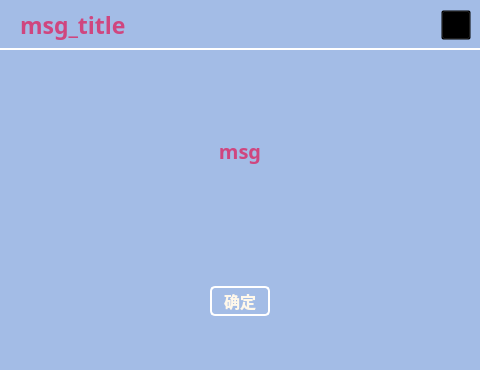
<?xml version="1.0" encoding="UTF-8"?>
<ui version="4.0">
 <class>msg</class>
 <widget class="QWidget" name="msg">
  <property name="geometry">
   <rect>
    <x>0</x>
    <y>0</y>
    <width>480</width>
    <height>370</height>
   </rect>
  </property>
  <property name="minimumSize">
   <size>
    <width>480</width>
    <height>370</height>
   </size>
  </property>
  <property name="maximumSize">
   <size>
    <width>480</width>
    <height>370</height>
   </size>
  </property>
  <property name="windowTitle">
   <string>Form</string>
  </property>
  <property name="styleSheet">
   <string notr="true">QWidget#msg{
	background: qlineargradient(x1: 0, y1: 0, x2: 1, y2: 1, stop: 0 #EEAECA, stop: 1 #94BBE9);
	background-color: #A3BCE6;
}
*{
	background-color: transparent;
	color: #fff8ea;
	/*border: 2px solid white;*/
	font-size: 16px;
	font-weight: 700;
	font-family: ZCOOL KuaiLe;
}
#move_widget{
	border-bottom: 2px solid white;
}
#title_lab{
	padding-left: 5px;
	font-size: 23px;
	color: #CF467F;
	border: none;
}
#msg_lab{
	font-size: 20px;
	color: #CF467F;
	border: none;
}

#close_btn:hover{
	color: white;
	margin: 2px;
}
#close_btn{
	border-image: url(:/title/tools/resource/bg/icon/title/clear.png);
}

#ok_btn{
	border: 2px solid white;
	border-radius: 5px;
}
#ok_btn:hover{
	color: #DE76A3;
	background-color: rgba(255, 255, 255, 0.3);
	margin: 2px;
}
#ok_btn:pressed{
	color: white;
}</string>
  </property>
  <layout class="QVBoxLayout" name="verticalLayout_2">
   <property name="leftMargin">
    <number>0</number>
   </property>
   <property name="topMargin">
    <number>0</number>
   </property>
   <property name="rightMargin">
    <number>0</number>
   </property>
   <property name="bottomMargin">
    <number>0</number>
   </property>
   <item>
    <widget class="MoveWidget" name="move_widget" native="true">
     <property name="minimumSize">
      <size>
       <width>0</width>
       <height>40</height>
      </size>
     </property>
     <layout class="QHBoxLayout" name="horizontalLayout">
      <item>
       <widget class="QLabel" name="title_lab">
        <property name="text">
         <string>msg_title</string>
        </property>
       </widget>
      </item>
      <item>
       <spacer name="horizontalSpacer">
        <property name="orientation">
         <enum>Qt::Orientation::Horizontal</enum>
        </property>
        <property name="sizeHint" stdset="0">
         <size>
          <width>288</width>
          <height>20</height>
         </size>
        </property>
       </spacer>
      </item>
      <item>
       <widget class="QPushButton" name="close_btn">
        <property name="minimumSize">
         <size>
          <width>30</width>
          <height>30</height>
         </size>
        </property>
        <property name="maximumSize">
         <size>
          <width>30</width>
          <height>30</height>
         </size>
        </property>
        <property name="text">
         <string/>
        </property>
       </widget>
      </item>
     </layout>
    </widget>
   </item>
   <item>
    <layout class="QVBoxLayout" name="verticalLayout">
     <property name="leftMargin">
      <number>20</number>
     </property>
     <property name="topMargin">
      <number>10</number>
     </property>
     <property name="rightMargin">
      <number>20</number>
     </property>
     <property name="bottomMargin">
      <number>10</number>
     </property>
     <item>
      <widget class="QLabel" name="msg_lab">
       <property name="minimumSize">
        <size>
         <width>0</width>
         <height>170</height>
        </size>
       </property>
       <property name="text">
        <string>msg</string>
       </property>
       <property name="alignment">
        <set>Qt::AlignmentFlag::AlignCenter</set>
       </property>
       <property name="wordWrap">
        <bool>true</bool>
       </property>
      </widget>
     </item>
     <item>
      <spacer name="verticalSpacer_3">
       <property name="orientation">
        <enum>Qt::Orientation::Vertical</enum>
       </property>
       <property name="sizeHint" stdset="0">
        <size>
         <width>20</width>
         <height>40</height>
        </size>
       </property>
      </spacer>
     </item>
     <item>
      <layout class="QHBoxLayout" name="horizontalLayout_2">
       <item>
        <spacer name="horizontalSpacer_3">
         <property name="orientation">
          <enum>Qt::Orientation::Horizontal</enum>
         </property>
         <property name="sizeHint" stdset="0">
          <size>
           <width>40</width>
           <height>20</height>
          </size>
         </property>
        </spacer>
       </item>
       <item>
        <widget class="QPushButton" name="ok_btn">
         <property name="minimumSize">
          <size>
           <width>60</width>
           <height>30</height>
          </size>
         </property>
         <property name="maximumSize">
          <size>
           <width>60</width>
           <height>30</height>
          </size>
         </property>
         <property name="text">
          <string>确定</string>
         </property>
        </widget>
       </item>
       <item>
        <spacer name="horizontalSpacer_2">
         <property name="orientation">
          <enum>Qt::Orientation::Horizontal</enum>
         </property>
         <property name="sizeHint" stdset="0">
          <size>
           <width>40</width>
           <height>20</height>
          </size>
         </property>
        </spacer>
       </item>
      </layout>
     </item>
     <item>
      <spacer name="verticalSpacer_2">
       <property name="orientation">
        <enum>Qt::Orientation::Vertical</enum>
       </property>
       <property name="sizeHint" stdset="0">
        <size>
         <width>17</width>
         <height>13</height>
        </size>
       </property>
      </spacer>
     </item>
    </layout>
   </item>
  </layout>
 </widget>
 <customwidgets>
  <customwidget>
   <class>MoveWidget</class>
   <extends>QWidget</extends>
   <header>PySide_UI.ui.tools.base.movewidget</header>
   <container>1</container>
  </customwidget>
 </customwidgets>
 <resources>
  <include location="../../resource.qrc"/>
 </resources>
 <connections>
  <connection>
   <sender>ok_btn</sender>
   <signal>clicked()</signal>
   <receiver>msg</receiver>
   <slot>close()</slot>
   <hints>
    <hint type="sourcelabel">
     <x>242</x>
     <y>302</y>
    </hint>
    <hint type="destinationlabel">
     <x>391</x>
     <y>50</y>
    </hint>
   </hints>
  </connection>
  <connection>
   <sender>close_btn</sender>
   <signal>clicked()</signal>
   <receiver>msg</receiver>
   <slot>close()</slot>
   <hints>
    <hint type="sourcelabel">
     <x>452</x>
     <y>19</y>
    </hint>
    <hint type="destinationlabel">
     <x>232</x>
     <y>48</y>
    </hint>
   </hints>
  </connection>
 </connections>
</ui>
